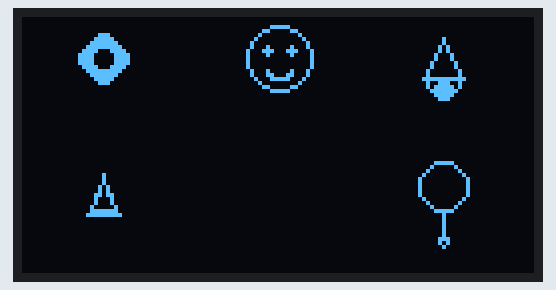
Simulated run of this program. Board: ESP32. On the bench: 128×64 one-colour display.

Above: at 0.1 s.

The program:

main.cpp
```cpp
/*******************************************************
   Topic: Displaying Custom Emoji on OLED using ESP32
   Name: Maheen
   Reg No: 23-NTU-CS-1260
   Description: This program displays multiple custom
   emoji icons simultaneously on an OLED screen using ESP32.
*******************************************************/

#include <Wire.h>
#include <Adafruit_GFX.h>
#include <Adafruit_SSD1306.h>
#include <math.h>

#define SCREEN_WIDTH 128
#define SCREEN_HEIGHT 64
#define OLED_ADDR 0x3C

Adafruit_SSD1306 display(SCREEN_WIDTH, SCREEN_HEIGHT, &Wire, -1);

#ifndef PI
#define PI 3.14159265358979323846
#endif

// Function declarations
void drawCatFace(int16_t x, int16_t y);
void drawFlower(int16_t x, int16_t y);
void drawBell(int16_t x, int16_t y);
void drawFire(int16_t x, int16_t y);
void drawBalloon(int16_t x, int16_t y);
void drawArc(int16_t cx, int16_t cy, int16_t r, float startDeg, float endDeg, uint16_t color);

void setup() {
  Wire.begin(21, 22); // SDA, SCL for ESP32
  if (!display.begin(SSD1306_SWITCHCAPVCC, OLED_ADDR)) {
    for (;;); // Stop if OLED not found
  }
  display.clearDisplay();
  display.display();
}

void loop() {
  display.clearDisplay();

  // Draw all emojis in different positions
  drawFlower(20, 10);   // 🌸 Top Left
  drawCatFace(64, 10);  // 😺 Top Center
  drawBell(105, 10);    // 🔔 Top Right
  drawFire(20, 45);     // 🔥 Bottom Left
  drawBalloon(105, 45); // 🎈 Bottom Right

  display.display();
  delay(2000);
}

// ---------------- Emoji Drawing Functions ----------------

// 😺 Cat Face
void drawCatFace(int16_t x, int16_t y) {
  display.drawCircle(x, y, 8, SSD1306_WHITE);
  display.fillCircle(x - 3, y - 2, 1, SSD1306_WHITE);
  display.fillCircle(x + 3, y - 2, 1, SSD1306_WHITE);
  drawArc(x, y + 2, 4, 20, 160, SSD1306_WHITE);  // mouth
}

// 🌸 Flower
void drawFlower(int16_t x, int16_t y) {
  display.fillCircle(x - 3, y, 3, SSD1306_WHITE);
  display.fillCircle(x + 3, y, 3, SSD1306_WHITE);
  display.fillCircle(x, y - 3, 3, SSD1306_WHITE);
  display.fillCircle(x, y + 3, 3, SSD1306_WHITE);
  display.fillCircle(x, y, 2, SSD1306_BLACK);  // center
}

// 🔔 Bell
void drawBell(int16_t x, int16_t y) {
  display.drawTriangle(x - 5, y + 5, x + 5, y + 5, x, y - 5, SSD1306_WHITE);
  display.drawLine(x - 5, y + 5, x - 3, y + 8, SSD1306_WHITE);
  display.drawLine(x + 5, y + 5, x + 3, y + 8, SSD1306_WHITE);
  display.fillCircle(x, y + 8, 2, SSD1306_WHITE);
}

// 🔥 Fire
void drawFire(int16_t x, int16_t y) {
  display.fillTriangle(x, y - 6, x - 4, y + 4, x + 4, y + 4, SSD1306_WHITE);
  display.fillTriangle(x, y - 3, x - 2, y + 2, x + 2, y + 2, SSD1306_BLACK);
}

// 🎈 Balloon
void drawBalloon(int16_t x, int16_t y) {
  display.drawCircle(x, y - 3, 6, SSD1306_WHITE);
  display.drawLine(x, y + 3, x, y + 10, SSD1306_WHITE);
  display.drawLine(x - 1, y + 10, x, y + 12, SSD1306_WHITE);
  display.drawLine(x + 1, y + 10, x, y + 12, SSD1306_WHITE);
}

// Helper function to draw arcs
void drawArc(int16_t cx, int16_t cy, int16_t r, float startDeg, float endDeg, uint16_t color) {
  float start = startDeg * PI / 180.0;
  float end = endDeg * PI / 180.0;
  float step = 0.1;
  for (float a = start; a <= end; a += step) {
    int16_t x = cx + (int16_t)(r * cos(a));
    int16_t y = cy + (int16_t)(r * sin(a));
    display.drawPixel(x, y, color);
  }
}
```
